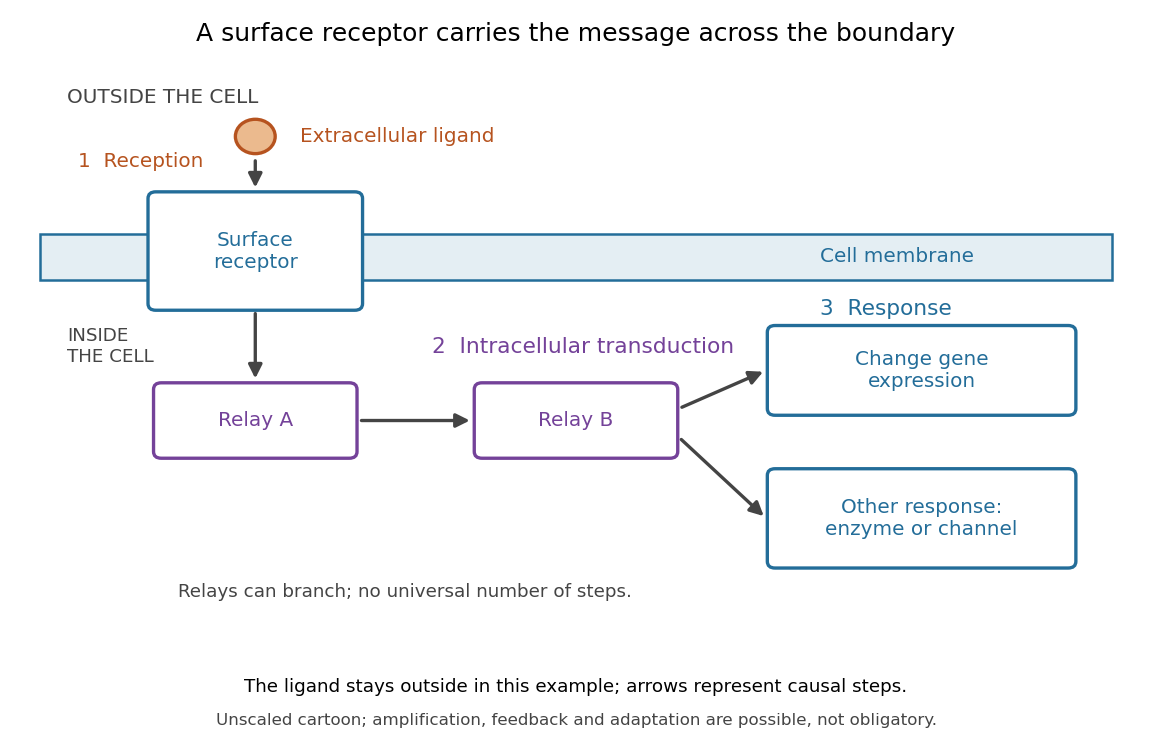

The Python source for this figure:
"""Draw reception, intracellular relay and response; write basename.png in cwd.

Tested with Python 3.14.4 and Matplotlib 3.10.7.
Original schematic, not a particular measured pathway or molecular structure.
"""

from pathlib import Path

import matplotlib

matplotlib.use("Agg")
import matplotlib.pyplot as plt
from matplotlib.patches import Circle, FancyArrowPatch, FancyBboxPatch, Rectangle


def main():
    fig, ax = plt.subplots(figsize=(9.6, 6.2))
    fig.patch.set_facecolor("white")
    fig.subplots_adjust(left=0.02, right=0.98, bottom=0.13, top=0.90)
    ax.set(xlim=(0, 10), ylim=(0, 6))
    ax.axis("off")
    blue, orange, purple = "#236d99", "#b6531f", "#744299"

    def arrow(start, end):
        ax.add_patch(FancyArrowPatch(start, end, arrowstyle="-|>", mutation_scale=17,
                                    lw=2, color="#444444", zorder=5))

    def box(x, y, width, height, text, color):
        ax.add_patch(FancyBboxPatch((x, y), width, height, boxstyle="round,pad=0.07",
                                    facecolor="white", edgecolor=color, lw=2, zorder=3))
        ax.text(x + width / 2, y + height / 2, text, ha="center", va="center",
                fontsize=12, color=color, zorder=4)

    ax.text(0.4, 5.7, "OUTSIDE THE CELL", fontsize=12, color="#444444")
    ax.text(0.4, 3.15, "INSIDE\nTHE CELL", fontsize=11, color="#444444", va="center")
    ax.add_patch(Rectangle((0.15, 3.85), 9.7, 0.48, facecolor="#e4eef3", edgecolor=blue, lw=1.5))
    ax.text(7.9, 4.09, "Cell membrane", ha="center", va="center", color=blue, fontsize=12)
    box(1.2, 3.6, 1.8, 1.1, "Surface\nreceptor", blue)
    ax.add_patch(Circle((2.1, 5.35), 0.18, facecolor="#ebba8e", edgecolor=orange, lw=2))
    ax.text(2.5, 5.35, "Extracellular ligand", va="center", fontsize=12, color=orange)
    arrow((2.1, 5.13), (2.1, 4.78))
    ax.text(0.5, 5.03, "1  Reception", fontsize=12, color=orange, ha="left")
    box(1.25, 2.05, 1.7, 0.65, "Relay A", purple)
    box(4.15, 2.05, 1.7, 0.65, "Relay B", purple)
    arrow((2.1, 3.53), (2.1, 2.78))
    arrow((3.03, 2.375), (4.07, 2.375))
    ax.text(3.7, 3.08, "2  Intracellular transduction", fontsize=13, color=purple)
    box(6.8, 2.50, 2.65, 0.8, "Change gene\nexpression", blue)
    box(6.8, 0.9, 2.65, 0.9, "Other response:\nenzyme or channel", blue)
    arrow((5.93, 2.50), (6.72, 2.9))
    arrow((5.93, 2.2), (6.72, 1.35))
    ax.text(7.8, 3.48, "3  Response", fontsize=13, ha="center", color=blue)
    ax.text(3.45, 0.53, "Relays can branch; no universal number of steps.", fontsize=11, ha="center", color="#444444")
    fig.suptitle("A surface receptor carries the message across the boundary", fontsize=15, y=0.97)
    fig.text(0.5, 0.07, "The ligand stays outside in this example; arrows represent causal steps.", ha="center", fontsize=11)
    fig.text(0.5, 0.025, "Unscaled cartoon; amplification, feedback and adaptation are possible, not obligatory.", ha="center", fontsize=10, color="#444444")
    output = Path.cwd() / (Path(__file__).stem + ".png")
    fig.savefig(output, dpi=120, facecolor="white", transparent=False)
    plt.close(fig)
    print(f"Wrote {output.name}: 1152 x 744 pixels")


if __name__ == "__main__":
    main()
